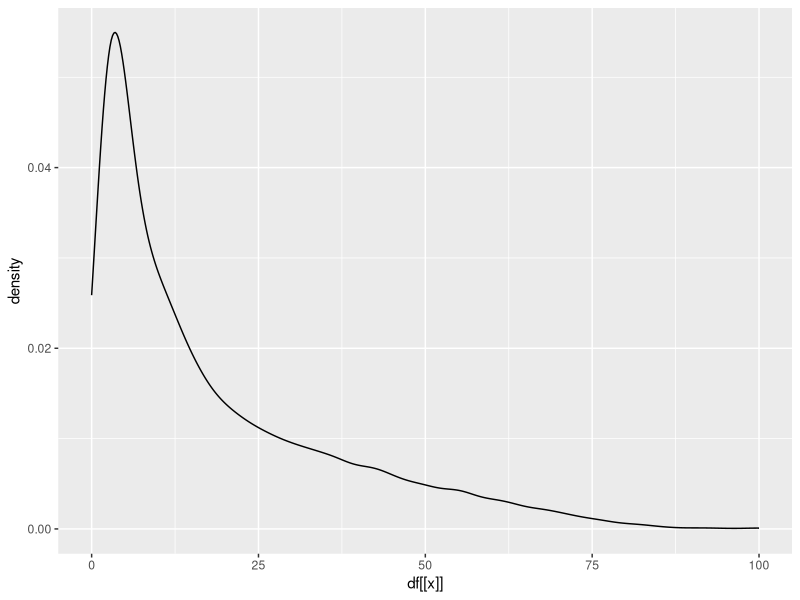
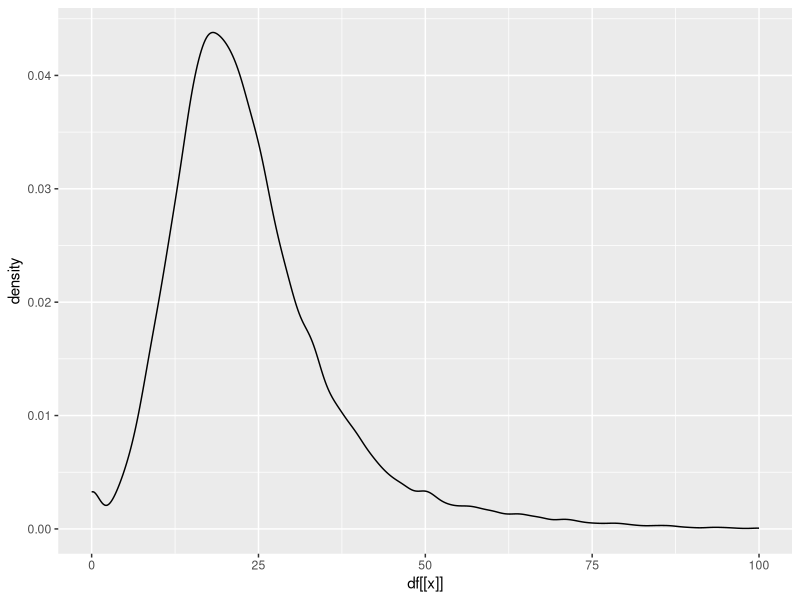
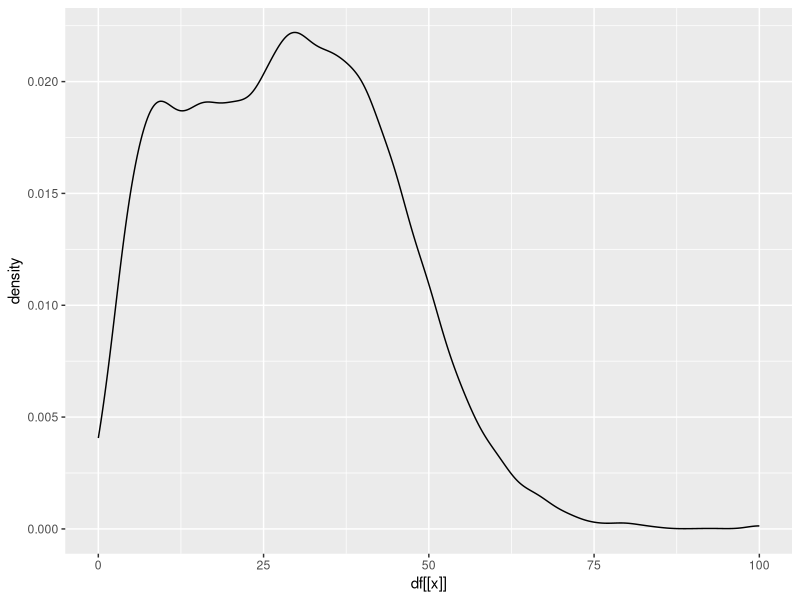
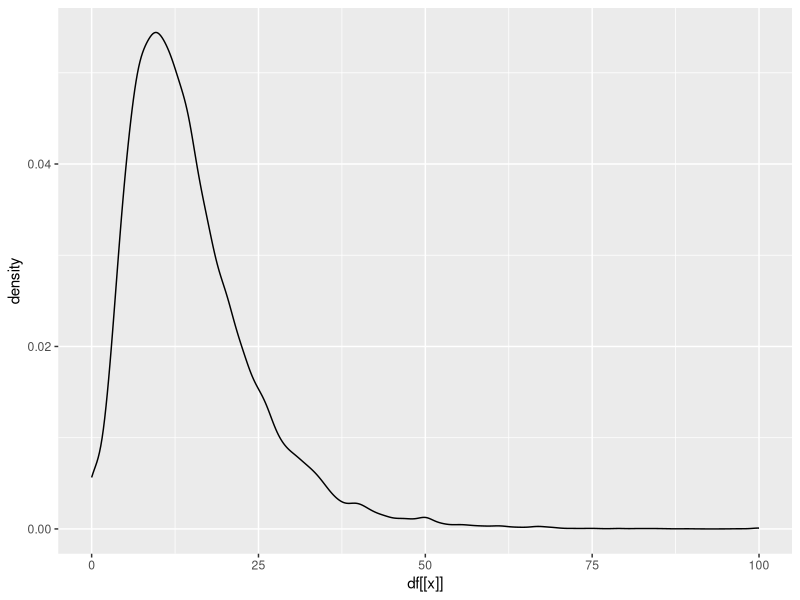
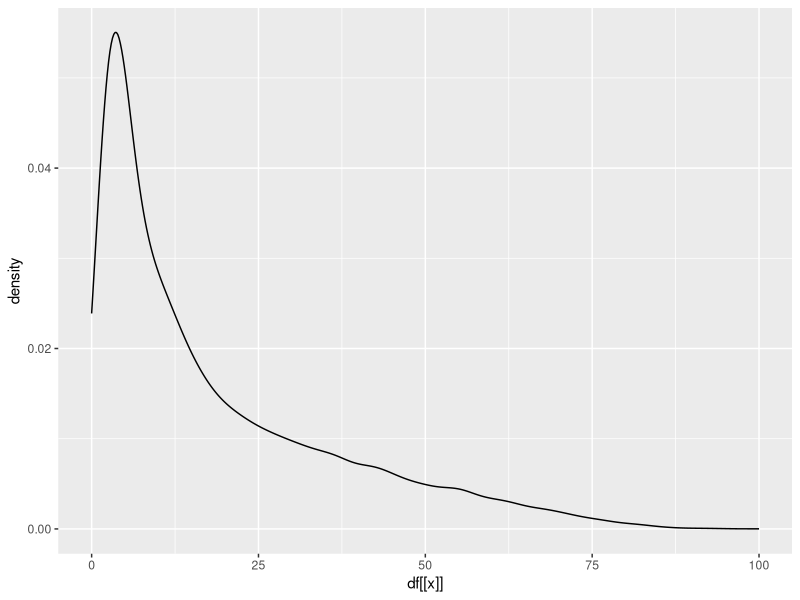
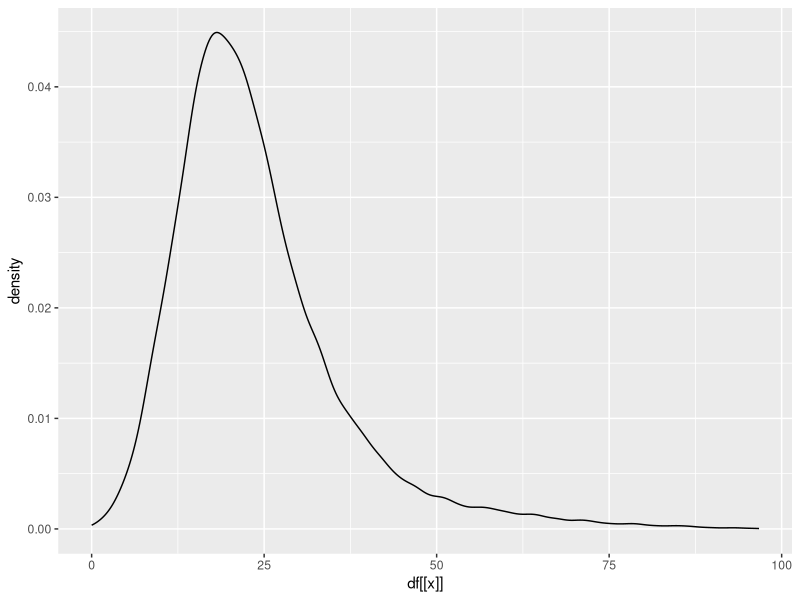
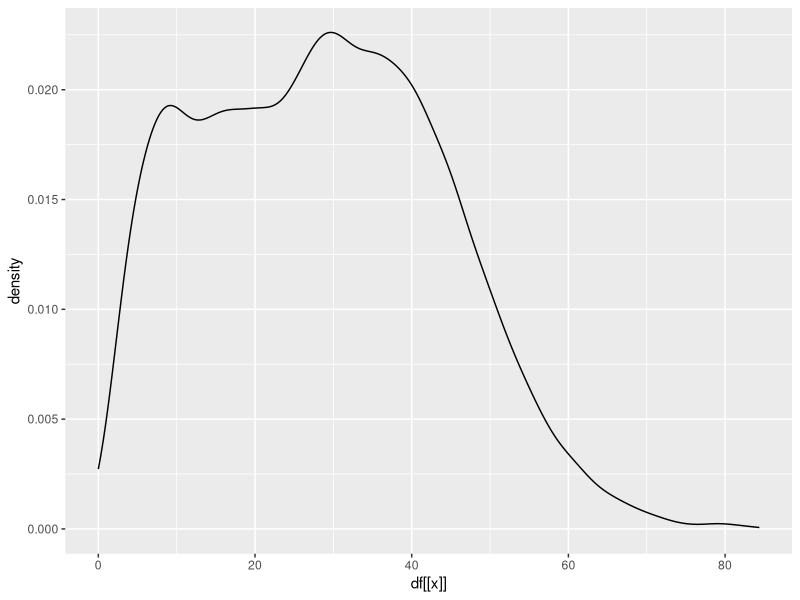

Generate these figures, in order, with R:
#!/usr/bin/Rscript
# Skrypt wykreślna różnego rodzaju histogramy dla danych z pliku ws2010_komitety_by_komisja_T.csv
# (więcej: https://github.com/hrpunio/Data/tree/master/ws2010_pobranie_2018)
#
require (ggplot2)

estimatedMode <- function(x) { d <- density(x, na.rm=T); d$x[which.max(d$y)] }

showVotes <- function(df, x, co, region, N, minN) {
   ## showVotes = wykreśla histogram dla województwa (region)
   kN <- nrow(df)
   sX <- summary(df[[x]], na.rm=TRUE);
   sV <- sd(df[[x]], na.rm=TRUE)
   ## współczynnik skośności Pearsona
   skewness <- 3 * (sX[["Mean"]] - sX[["Median"]])/sV
   Mo <- estimatedMode(df[[x]])
   skewnessMo <- (sX[["Mean"]] - Mo)/sV

   summary_label <- sprintf ("Śr = %.1f\nMe = %.1f\nq1 = %.1f\nq3 = %.1f\nS = %.1f\nW = %.2f", 
     sX[["Mean"]], sX[["Median"]],
     sX[["1st Qu."]], sX[["3rd Qu."]], sV, skewness)
   summary_label_bold <- sprintf ("D = %.2f\nSr - D = %.2f\nWd = %.2f", Mo, sX[["Mean"]] - Mo, skewnessMo)

   if (minN < 1) {
   t <- sprintf("Wybory 2010. Głosy na %s\n%s ogółem %d komisji", co, region, kN ) } 
   else { t <- sprintf("Wybory 2010. Głosy na %s\n%s ogółem %d komisji (N>%d)", co, region, kN, minN ) } 

   p <- ggplot(df, aes(x=df[[x]])) + geom_density()
   ## +
   ##labs(title="Krzywa gęstości liczby kandydatów na urząd wójta/burmistrza/prezydenta",x="Liczba kandydatów",
   ##y = "Gęstość", color="Rok")
   p
 
   ##h <- hist(df[[x]], breaks=kpN, freq=TRUE, col="orange", main=t, 
   ##  ylab="%", xlab="% poparcia", labels=F, xaxt='n' )
   ##  axis(side=1, at=kpN, cex.axis=2, cex.lab=2)
   ## ## pozycja tekstu zawierającego statystyki opisowe
   ##posX <- .50 * max(h$counts)
   ##posY <- .66 * max(h$counts)
   ##text(80, posX, summary_label, cex=1.4, adj=c(0,1) )
   ##text(80, posY, summary_label_bold, cex=1.4, adj=c(0,1), font=4)
}


## Wczytanie danych; obliczenie podst. statystyk:
komisje <- read.csv("ws2010_komisje_wyniki.csv", 
   sep = ';', header=T, na.string="NA");

summary(komisje$PSL); summary(komisje$PiS); summary(komisje$PO);
fivenum(komisje$PSLp); fivenum(komisje$PiSp); fivenum(komisje$POp);

## ## ###
par(ps=6,cex=1,cex.axis=1,cex.lab=1,cex.main=1.2)
kpN <- seq(0, 100, by=2);
kpX <- c(0, 10,20,30,40,50,60,70,80,90, 100);
kN <- nrow(komisje)
region <- "Polska"
minTurnout <- 0

## cała Polska:
showVotes(komisje, "PSLp", "PSL", region, kN, minTurnout);
showVotes(komisje, "PiSp", "PiS", region, kN, minTurnout);
showVotes(komisje, "POp",  "PO",  region, kN, minTurnout);
showVotes(komisje, "SLDp", "SLD", region, kN, minTurnout);

## Cała Polska (bez małych komisji):
## ( późniejszych analizach pomijane są małe komisje)
minTurnout <- 49
komisje <- subset (komisje, totalG > minTurnout); 
kN <- nrow(komisje)

showVotes(komisje, "PSLp", "PSL", region, kN, minTurnout);
showVotes(komisje, "PiSp", "PiS", region, kN, minTurnout);
showVotes(komisje, "POp",  "PO",  region, kN, minTurnout);

## Typ gminy U/R (U=gmina miejska ; R=inna niż miejska)
#komisjeW <- subset (komisje, typ == "U"); 
#kN <- nrow(komisjeW)
#region <- "Polska/g.miejskie"
#showVotes(komisjeW, "PSLp", "PSL", region, kN, minTurnout);
#showVotes(komisjeW, "PiSp", "PiS", region, kN, minTurnout);
#showVotes(komisjeW, "POp",  "PO",  region, kN, minTurnout);
#
##komisjeW <- subset (komisje, typ == "R"); 
#kN <- nrow(komisjeW)
#region <- "Polska/g.niemiejskie"
#showVotes(komisjeW, "PSLp", "PSL", region, kN, minTurnout);
#showVotes(komisjeW, "PiSp", "PiS", region, kN, minTurnout);
#showVotes(komisjeW, "POp",  "PO",  region, kN, minTurnout);

## woj = dwucyfrowy kod teryt województwa:
komisje$woj <- substr(komisje$terytP, start=1, stop=2)

cN <- c("dolnośląskie", "dolnośląskie", "kujawsko-pomorskie",
 "lubelskie", "lubuskie", "łódzkie", "małopolskie", "mazowieckie",
 "opolskie", "podkarpackie", "podlaskie", "pomorskie", "śląskie",
 "świętokrzyskie", "warmińsko-mazurskie", "wielkopolskie",
 "zachodniopomorskie");
cW <- c("02", "04", "06", "08", "10", "12", "14", "16", "18",
 "20", "22", "24", "26", "28", "30", "32");

## wszystkie województwa po kolei:
for (w in 1:16) {
  wojS <- cW[w]
  ###region <- cN[w];
  region <- sprintf ("%s (%s)", cN[w], wojS);

  komisjeW <- subset (komisje, woj == wojS); ##

  showVotes(komisjeW, "PSLp", "PSL", region, kN, minTurnout);
  showVotes(komisjeW, "PiSp", "PiS", region, kN, minTurnout);
  showVotes(komisjeW, "POp",  "PO",  region, kN, minTurnout);
}

## ## koniec
